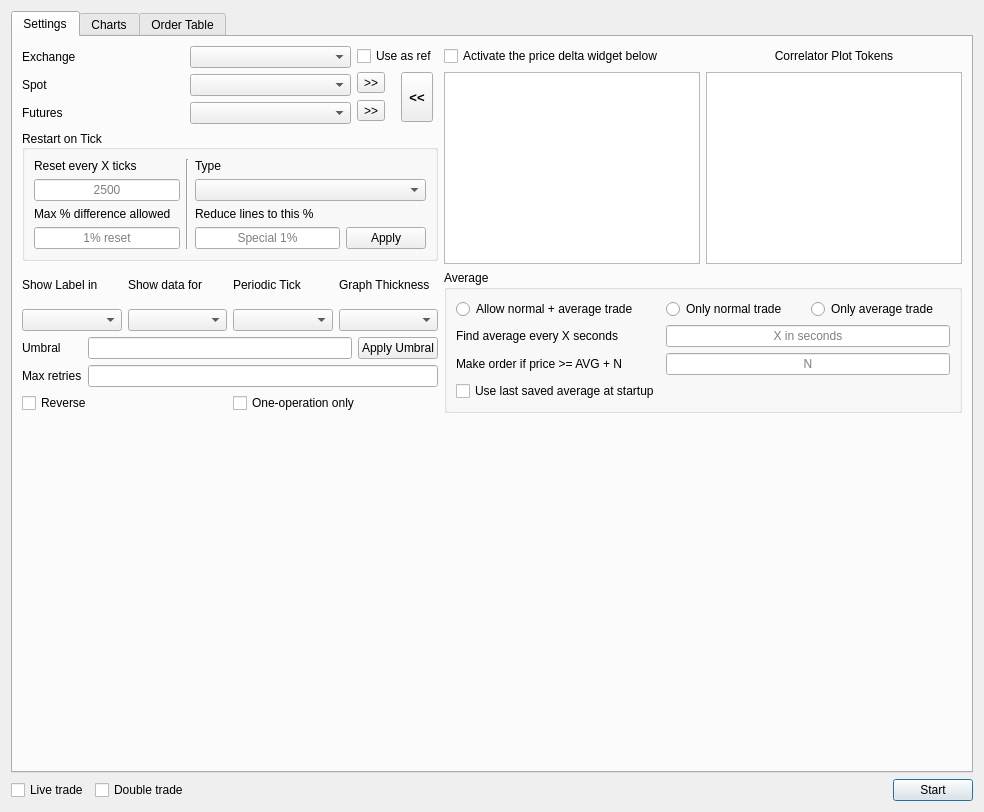
<?xml version="1.0" encoding="UTF-8"?>
<ui version="4.0">
 <class>MainDialog</class>
 <widget class="QDialog" name="MainDialog">
  <property name="geometry">
   <rect>
    <x>0</x>
    <y>0</y>
    <width>984</width>
    <height>812</height>
   </rect>
  </property>
  <property name="windowTitle">
   <string/>
  </property>
  <layout class="QGridLayout" name="gridLayout_2">
   <item row="1" column="3">
    <widget class="QPushButton" name="startButton">
     <property name="text">
      <string>Start</string>
     </property>
    </widget>
   </item>
   <item row="1" column="2">
    <spacer name="horizontalSpacer">
     <property name="orientation">
      <enum>Qt::Horizontal</enum>
     </property>
     <property name="sizeHint" stdset="0">
      <size>
       <width>642</width>
       <height>20</height>
      </size>
     </property>
    </spacer>
   </item>
   <item row="1" column="0">
    <widget class="QCheckBox" name="liveTradeCheckbox">
     <property name="text">
      <string>Live trade</string>
     </property>
    </widget>
   </item>
   <item row="1" column="1">
    <widget class="QCheckBox" name="doubleTradeCheck">
     <property name="text">
      <string>Double trade</string>
     </property>
    </widget>
   </item>
   <item row="0" column="0" colspan="4">
    <widget class="QTabWidget" name="tabWidget">
     <property name="currentIndex">
      <number>0</number>
     </property>
     <widget class="QWidget" name="tabSettings">
      <attribute name="title">
       <string>Settings</string>
      </attribute>
      <layout class="QVBoxLayout" name="verticalLayout_5">
       <item>
        <layout class="QGridLayout" name="gridLayout_8">
         <item row="0" column="0" rowspan="2">
          <layout class="QVBoxLayout" name="verticalLayout_4">
           <item>
            <layout class="QGridLayout" name="gridLayout_6">
             <item row="0" column="0">
              <widget class="QLabel" name="label_8">
               <property name="text">
                <string>Exchange</string>
               </property>
              </widget>
             </item>
             <item row="0" column="1">
              <widget class="QComboBox" name="exchangeCombo"/>
             </item>
             <item row="0" column="2" rowspan="3">
              <layout class="QGridLayout" name="gridLayout">
               <item row="0" column="0" colspan="2">
                <widget class="QCheckBox" name="refCheckBox">
                 <property name="text">
                  <string>Use as ref</string>
                 </property>
                </widget>
               </item>
               <item row="1" column="0">
                <widget class="QToolButton" name="spotNextButton">
                 <property name="text">
                  <string>&gt;&gt;</string>
                 </property>
                </widget>
               </item>
               <item row="1" column="1" rowspan="2">
                <widget class="QToolButton" name="spotPrevButton">
                 <property name="minimumSize">
                  <size>
                   <width>30</width>
                   <height>50</height>
                  </size>
                 </property>
                 <property name="font">
                  <font>
                   <pointsize>10</pointsize>
                   <bold>true</bold>
                  </font>
                 </property>
                 <property name="text">
                  <string>&lt;&lt;</string>
                 </property>
                </widget>
               </item>
               <item row="2" column="0">
                <widget class="QToolButton" name="futuresNextButton">
                 <property name="text">
                  <string>&gt;&gt;</string>
                 </property>
                </widget>
               </item>
              </layout>
             </item>
             <item row="1" column="0">
              <widget class="QLabel" name="label">
               <property name="text">
                <string>Spot</string>
               </property>
              </widget>
             </item>
             <item row="1" column="1">
              <widget class="QComboBox" name="spotCombo">
               <property name="minimumSize">
                <size>
                 <width>150</width>
                 <height>0</height>
                </size>
               </property>
              </widget>
             </item>
             <item row="2" column="0">
              <widget class="QLabel" name="label_2">
               <property name="text">
                <string>Futures</string>
               </property>
              </widget>
             </item>
             <item row="2" column="1">
              <widget class="QComboBox" name="futuresCombo">
               <property name="minimumSize">
                <size>
                 <width>150</width>
                 <height>0</height>
                </size>
               </property>
              </widget>
             </item>
            </layout>
           </item>
           <item>
            <widget class="QGroupBox" name="groupBox">
             <property name="title">
              <string>Restart on Tick</string>
             </property>
             <property name="alignment">
              <set>Qt::AlignLeading|Qt::AlignLeft|Qt::AlignVCenter</set>
             </property>
             <layout class="QGridLayout" name="gridLayout_3">
              <item row="2" column="0">
               <widget class="QLabel" name="label_11">
                <property name="text">
                 <string>Max % difference allowed</string>
                </property>
                <property name="alignment">
                 <set>Qt::AlignLeading|Qt::AlignLeft|Qt::AlignVCenter</set>
                </property>
               </widget>
              </item>
              <item row="2" column="2">
               <widget class="QLabel" name="label_12">
                <property name="text">
                 <string>Reduce lines to this %</string>
                </property>
                <property name="alignment">
                 <set>Qt::AlignLeading|Qt::AlignLeft|Qt::AlignVCenter</set>
                </property>
               </widget>
              </item>
              <item row="3" column="0">
               <widget class="QLineEdit" name="resetPercentageLine">
                <property name="alignment">
                 <set>Qt::AlignCenter</set>
                </property>
                <property name="placeholderText">
                 <string>1% reset</string>
                </property>
               </widget>
              </item>
              <item row="0" column="2" colspan="2">
               <widget class="QLabel" name="label_13">
                <property name="text">
                 <string>Type</string>
                </property>
                <property name="alignment">
                 <set>Qt::AlignLeading|Qt::AlignLeft|Qt::AlignVCenter</set>
                </property>
               </widget>
              </item>
              <item row="1" column="0">
               <widget class="QLineEdit" name="restartTickLine">
                <property name="alignment">
                 <set>Qt::AlignCenter</set>
                </property>
                <property name="placeholderText">
                 <string>2500</string>
                </property>
               </widget>
              </item>
              <item row="3" column="2">
               <widget class="QLineEdit" name="specialLine">
                <property name="alignment">
                 <set>Qt::AlignCenter</set>
                </property>
                <property name="placeholderText">
                 <string>Special 1%</string>
                </property>
               </widget>
              </item>
              <item row="3" column="3">
               <widget class="QPushButton" name="applySpecialButton">
                <property name="text">
                 <string>Apply</string>
                </property>
               </widget>
              </item>
              <item row="0" column="0">
               <widget class="QLabel" name="label_6">
                <property name="text">
                 <string>Reset every X ticks</string>
                </property>
                <property name="alignment">
                 <set>Qt::AlignLeading|Qt::AlignLeft|Qt::AlignVCenter</set>
                </property>
               </widget>
              </item>
              <item row="0" column="1" rowspan="4">
               <widget class="Line" name="line_2">
                <property name="orientation">
                 <enum>Qt::Vertical</enum>
                </property>
               </widget>
              </item>
              <item row="1" column="2" colspan="2">
               <widget class="QComboBox" name="restartTickCombo"/>
              </item>
             </layout>
            </widget>
           </item>
           <item>
            <layout class="QGridLayout" name="gridLayout_4">
             <item row="0" column="0">
              <widget class="QLabel" name="label_3">
               <property name="text">
                <string>Show Label in</string>
               </property>
              </widget>
             </item>
             <item row="0" column="1">
              <widget class="QLabel" name="label_4">
               <property name="text">
                <string>Show data for</string>
               </property>
              </widget>
             </item>
             <item row="0" column="2">
              <widget class="QLabel" name="label_5">
               <property name="text">
                <string>Periodic Tick</string>
               </property>
              </widget>
             </item>
             <item row="0" column="3">
              <widget class="QLabel" name="label_9">
               <property name="text">
                <string>Graph Thickness</string>
               </property>
              </widget>
             </item>
             <item row="1" column="0">
              <widget class="QComboBox" name="legendPositionCombo"/>
             </item>
             <item row="1" column="1">
              <widget class="QComboBox" name="selectionCombo"/>
             </item>
             <item row="1" column="2">
              <widget class="QComboBox" name="timerTickCombo"/>
             </item>
             <item row="1" column="3">
              <widget class="QComboBox" name="graphThicknessCombo"/>
             </item>
            </layout>
           </item>
           <item>
            <layout class="QVBoxLayout" name="verticalLayout_3">
             <item>
              <layout class="QGridLayout" name="gridLayout_5">
               <item row="0" column="1">
                <widget class="QLineEdit" name="umbralLine">
                 <property name="alignment">
                  <set>Qt::AlignCenter</set>
                 </property>
                </widget>
               </item>
               <item row="0" column="2">
                <widget class="QPushButton" name="applyUmbralButton">
                 <property name="text">
                  <string>Apply Umbral</string>
                 </property>
                </widget>
               </item>
               <item row="1" column="0">
                <widget class="QLabel" name="label_10">
                 <property name="text">
                  <string>Max retries</string>
                 </property>
                </widget>
               </item>
               <item row="0" column="0">
                <widget class="QLabel" name="label_7">
                 <property name="text">
                  <string>Umbral</string>
                 </property>
                </widget>
               </item>
               <item row="1" column="1" colspan="2">
                <widget class="QLineEdit" name="maxRetriesLine">
                 <property name="alignment">
                  <set>Qt::AlignCenter</set>
                 </property>
                </widget>
               </item>
              </layout>
             </item>
             <item>
              <layout class="QHBoxLayout" name="horizontalLayout">
               <item>
                <widget class="QCheckBox" name="reverseCheckBox">
                 <property name="text">
                  <string>Reverse</string>
                 </property>
                </widget>
               </item>
               <item>
                <widget class="QCheckBox" name="oneOpCheckBox">
                 <property name="text">
                  <string>One-operation only</string>
                 </property>
                </widget>
               </item>
              </layout>
             </item>
            </layout>
           </item>
          </layout>
         </item>
         <item row="0" column="1">
          <layout class="QGridLayout" name="gridLayout_7">
           <item row="0" column="0">
            <widget class="QCheckBox" name="activatePriceDiffCheckbox">
             <property name="text">
              <string>Activate the price delta widget below</string>
             </property>
            </widget>
           </item>
           <item row="0" column="1">
            <widget class="QLabel" name="label_14">
             <property name="text">
              <string>Correlator Plot Tokens</string>
             </property>
             <property name="alignment">
              <set>Qt::AlignCenter</set>
             </property>
            </widget>
           </item>
           <item row="1" column="0">
            <widget class="QListWidget" name="priceDiffListWidget"/>
           </item>
           <item row="1" column="1">
            <widget class="QListWidget" name="tokenListWidget"/>
           </item>
          </layout>
         </item>
         <item row="1" column="1">
          <widget class="QGroupBox" name="averageGroupbox">
           <property name="title">
            <string>Average</string>
           </property>
           <layout class="QGridLayout" name="gridLayout_9">
            <item row="2" column="0">
             <widget class="QLabel" name="label_15">
              <property name="text">
               <string>Find average every X seconds</string>
              </property>
             </widget>
            </item>
            <item row="2" column="1" colspan="2">
             <widget class="QLineEdit" name="averageTimerLine">
              <property name="alignment">
               <set>Qt::AlignCenter</set>
              </property>
              <property name="placeholderText">
               <string>X in seconds</string>
              </property>
             </widget>
            </item>
            <item row="0" column="0">
             <widget class="QRadioButton" name="allowBothTradeRadio">
              <property name="text">
               <string>Allow normal + average trade</string>
              </property>
             </widget>
            </item>
            <item row="0" column="2">
             <widget class="QRadioButton" name="allowAverageTradeRadio">
              <property name="text">
               <string>Only average trade</string>
              </property>
             </widget>
            </item>
            <item row="0" column="1">
             <widget class="QRadioButton" name="allowNormalTradeRadio">
              <property name="text">
               <string>Only normal trade</string>
              </property>
             </widget>
            </item>
            <item row="3" column="0">
             <widget class="QLabel" name="label_16">
              <property name="text">
               <string>Make order if price &gt;= AVG + N</string>
              </property>
             </widget>
            </item>
            <item row="3" column="1" colspan="2">
             <widget class="QLineEdit" name="averageThresholdLine">
              <property name="alignment">
               <set>Qt::AlignCenter</set>
              </property>
              <property name="placeholderText">
               <string>N</string>
              </property>
             </widget>
            </item>
            <item row="4" column="0">
             <widget class="QCheckBox" name="useLastAverageCheckbox">
              <property name="text">
               <string>Use last saved average at startup</string>
              </property>
             </widget>
            </item>
           </layout>
          </widget>
         </item>
        </layout>
       </item>
       <item>
        <spacer name="verticalSpacer">
         <property name="orientation">
          <enum>Qt::Vertical</enum>
         </property>
         <property name="sizeHint" stdset="0">
          <size>
           <width>17</width>
           <height>322</height>
          </size>
         </property>
        </spacer>
       </item>
      </layout>
     </widget>
     <widget class="QWidget" name="tabCharts">
      <attribute name="title">
       <string>Charts</string>
      </attribute>
      <layout class="QVBoxLayout" name="verticalLayout_2">
       <item>
        <widget class="QSplitter" name="splitter">
         <property name="orientation">
          <enum>Qt::Vertical</enum>
         </property>
         <widget class="QCustomPlot" name="customPlot" native="true"/>
         <widget class="QCustomPlot" name="priceDeltaPlot" native="true"/>
        </widget>
       </item>
      </layout>
     </widget>
     <widget class="QWidget" name="tabOrderTable">
      <attribute name="title">
       <string>Order Table</string>
      </attribute>
      <layout class="QVBoxLayout" name="verticalLayout">
       <item>
        <widget class="QTableView" name="tableView"/>
       </item>
      </layout>
     </widget>
    </widget>
   </item>
  </layout>
 </widget>
 <customwidgets>
  <customwidget>
   <class>QCustomPlot</class>
   <extends>QWidget</extends>
   <header>qcustomplot.h</header>
   <container>1</container>
  </customwidget>
 </customwidgets>
 <tabstops>
  <tabstop>tabWidget</tabstop>
  <tabstop>exchangeCombo</tabstop>
  <tabstop>refCheckBox</tabstop>
  <tabstop>spotCombo</tabstop>
  <tabstop>spotNextButton</tabstop>
  <tabstop>futuresCombo</tabstop>
  <tabstop>futuresNextButton</tabstop>
  <tabstop>spotPrevButton</tabstop>
  <tabstop>activatePriceDiffCheckbox</tabstop>
  <tabstop>restartTickLine</tabstop>
  <tabstop>restartTickCombo</tabstop>
  <tabstop>resetPercentageLine</tabstop>
  <tabstop>specialLine</tabstop>
  <tabstop>applySpecialButton</tabstop>
  <tabstop>legendPositionCombo</tabstop>
  <tabstop>selectionCombo</tabstop>
  <tabstop>timerTickCombo</tabstop>
  <tabstop>graphThicknessCombo</tabstop>
  <tabstop>umbralLine</tabstop>
  <tabstop>applyUmbralButton</tabstop>
  <tabstop>maxRetriesLine</tabstop>
  <tabstop>reverseCheckBox</tabstop>
  <tabstop>oneOpCheckBox</tabstop>
  <tabstop>tableView</tabstop>
  <tabstop>priceDiffListWidget</tabstop>
  <tabstop>tokenListWidget</tabstop>
  <tabstop>liveTradeCheckbox</tabstop>
  <tabstop>doubleTradeCheck</tabstop>
  <tabstop>startButton</tabstop>
 </tabstops>
 <resources/>
 <connections/>
</ui>
